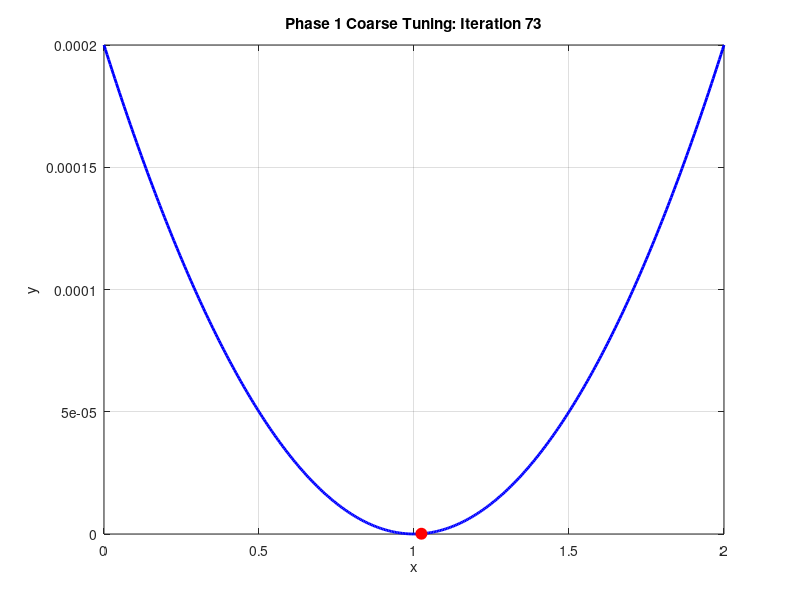
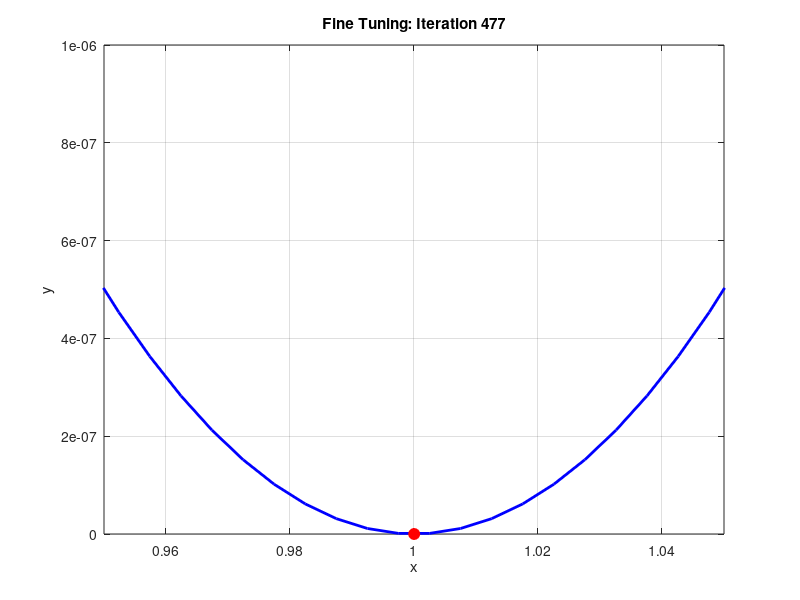

Recreate these plots in MATLAB, in order.
clear; clc;
step = 1.5e-3;
grad_tol = 1e-5;
x = 2*rand;
y = 200e-6*(x-1)^2;
fprintf('Phase 1 - Iteration: %d, x = %.12f, y = %.12f\n', 0, x, y);
grad = 400e-6*(x-1);
iter = 0;
figure;
x_vals = linspace(0,2,400);
y_vals = 200e-6*(x_vals-1).^2;
plot(x_vals, y_vals, 'b-', 'LineWidth', 2);
hold on;
h_point = plot(x, y, 'ro', 'MarkerSize', 8, 'MarkerFaceColor', 'r');
title('Phase 1 Gradient Descent');
xlabel('x'); ylabel('y'); grid on;
drawnow; pause(0.1);
while abs(grad) > grad_tol
    if grad > 0
        x = x - step;
    else
        x = x + step;
    end
    iter = iter + 1;
    y = 200e-6*(x-1)^2;
    grad = 400e-6*(x-1);
    set(h_point, 'XData', x, 'YData', y);
    title(sprintf('Phase 1 Coarse Tuning: Iteration %d', iter));
    drawnow; pause(0.01);
    fprintf('Phase 1 - Iteration: %d, x = %.8f, y = %.8f\n', iter, x, y);
end
fprintf('Phase 1 complete: Minimum found at x = %.12f in %d iterations.\n', x, iter);
fprintf('Phase 1: Minimum value of y = %.12e\n\n', y);
grad_tol = 2e-8;
step = 50e-6;
iter2 = 0;
fprintf('Starting Phase 2 refinement...\n\n');
figure;
plot(x_vals, y_vals, 'b-', 'LineWidth', 2);
hold on;
h_point2 = plot(x, y, 'ro', 'MarkerSize', 8, 'MarkerFaceColor', 'r');
title('Phase 2 Gradient Descent Refinement');
xlabel('x'); ylabel('y'); grid on;
xlim([0.95, 1.05]);
ylim([0, 1e-6]);
drawnow; pause(0.1);
while abs(grad) > grad_tol
    if grad > 0
        x = x - step;
    else
        x = x + step;
    end
    iter2 = iter2 + 1;
    y = 200e-6*(x-1)^2;
    grad = 400e-6*(x-1);
    set(h_point2, 'XData', x, 'YData', y);
    title(sprintf('Fine Tuning: Iteration %d', iter2));
    drawnow; pause(0.01);
    fprintf('Phase 2 - Iteration: %d, x = %.8f, y = %.8f\n', iter2, x, y);
end
fprintf('\nRefined minimum found at x = %.12f in %d refinement iterations.\n', x, iter2);
fprintf('Final minimum value of y = %.12e\n', y);
